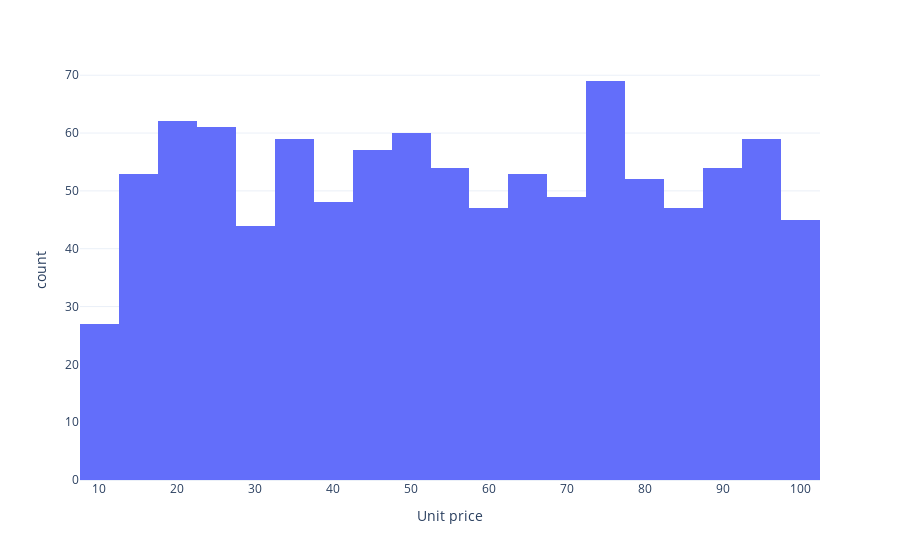
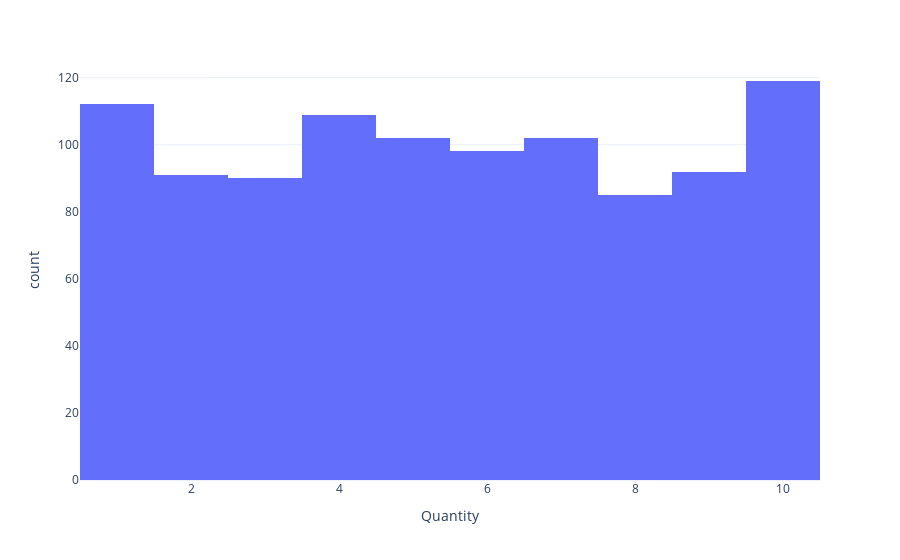
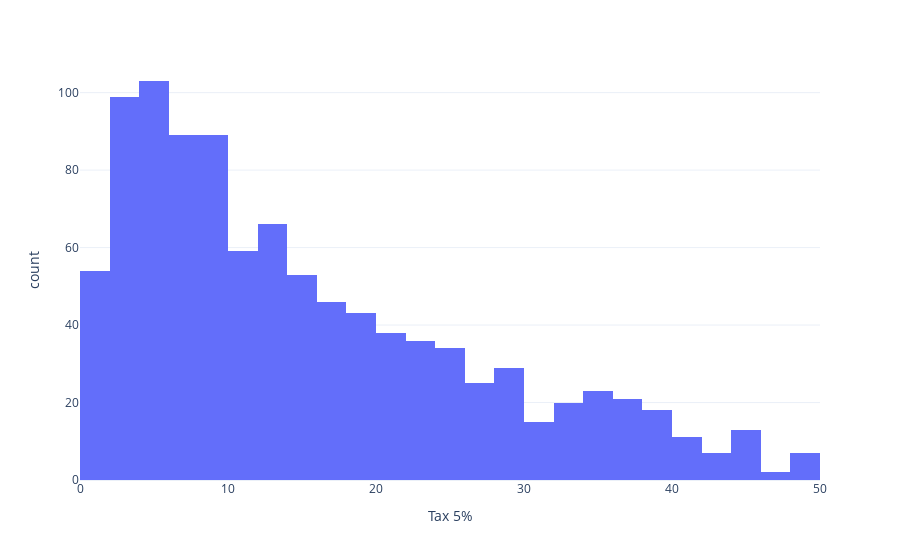
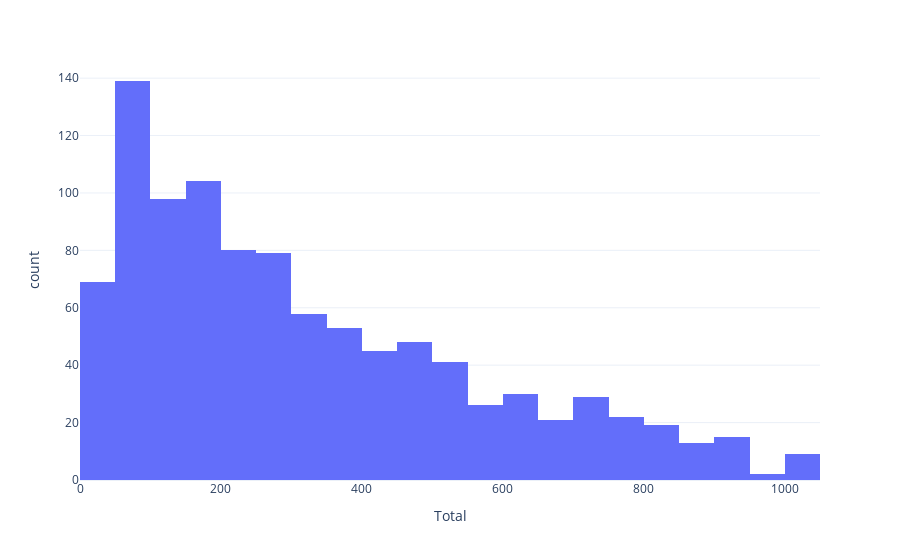

Notebook source saved alongside these figures, in order:
### Code cell
for col in num_col:
    fig=px.histogram(data_frame=df,x=col)
    fig.show()

### Figure 1 — Plotly figure (JSON) as saved in the notebook; plotly's stock layout.template omitted (floating-point values rounded to 4 significant figures; data arrays with more than 128 entries replaced by an {"elided": "..."} marker saying what was removed)
{"data": [{"bingroup": "x", "hovertemplate": "Unit price=%{x}<br>count=%{y}<extra></extra>", "legendgroup": "", "marker": {"color": "#636efa", "pattern": {"shape": ""}}, "name": "", "orientation": "v", "showlegend": false, "type": "histogram", "x": {"elided": "1000 float values"}, "xaxis": "x", "yaxis": "y"}], "layout": {"barmode": "relative", "legend": {"tracegroupgap": 0}, "margin": {"t": 60}, "xaxis": {"anchor": "y", "domain": [0, 1], "title": {"text": "Unit price"}}, "yaxis": {"anchor": "x", "domain": [0, 1], "title": {"text": "count"}}}}

### Figure 2 — Plotly figure (JSON) as saved in the notebook; plotly's stock layout.template omitted (floating-point values rounded to 4 significant figures; data arrays with more than 128 entries replaced by an {"elided": "..."} marker saying what was removed)
{"data": [{"bingroup": "x", "hovertemplate": "Quantity=%{x}<br>count=%{y}<extra></extra>", "legendgroup": "", "marker": {"color": "#636efa", "pattern": {"shape": ""}}, "name": "", "orientation": "v", "showlegend": false, "type": "histogram", "x": {"elided": "1000 int values"}, "xaxis": "x", "yaxis": "y"}], "layout": {"barmode": "relative", "legend": {"tracegroupgap": 0}, "margin": {"t": 60}, "xaxis": {"anchor": "y", "domain": [0, 1], "title": {"text": "Quantity"}}, "yaxis": {"anchor": "x", "domain": [0, 1], "title": {"text": "count"}}}}

### Figure 3 — Plotly figure (JSON) as saved in the notebook; plotly's stock layout.template omitted (floating-point values rounded to 4 significant figures; data arrays with more than 128 entries replaced by an {"elided": "..."} marker saying what was removed)
{"data": [{"bingroup": "x", "hovertemplate": "Tax 5%=%{x}<br>count=%{y}<extra></extra>", "legendgroup": "", "marker": {"color": "#636efa", "pattern": {"shape": ""}}, "name": "", "orientation": "v", "showlegend": false, "type": "histogram", "x": {"elided": "1000 float values"}, "xaxis": "x", "yaxis": "y"}], "layout": {"barmode": "relative", "legend": {"tracegroupgap": 0}, "margin": {"t": 60}, "xaxis": {"anchor": "y", "domain": [0, 1], "title": {"text": "Tax 5%"}}, "yaxis": {"anchor": "x", "domain": [0, 1], "title": {"text": "count"}}}}

### Figure 4 — Plotly figure (JSON) as saved in the notebook; plotly's stock layout.template omitted (floating-point values rounded to 4 significant figures; data arrays with more than 128 entries replaced by an {"elided": "..."} marker saying what was removed)
{"data": [{"bingroup": "x", "hovertemplate": "Total=%{x}<br>count=%{y}<extra></extra>", "legendgroup": "", "marker": {"color": "#636efa", "pattern": {"shape": ""}}, "name": "", "orientation": "v", "showlegend": false, "type": "histogram", "x": {"elided": "1000 float values"}, "xaxis": "x", "yaxis": "y"}], "layout": {"barmode": "relative", "legend": {"tracegroupgap": 0}, "margin": {"t": 60}, "xaxis": {"anchor": "y", "domain": [0, 1], "title": {"text": "Total"}}, "yaxis": {"anchor": "x", "domain": [0, 1], "title": {"text": "count"}}}}
